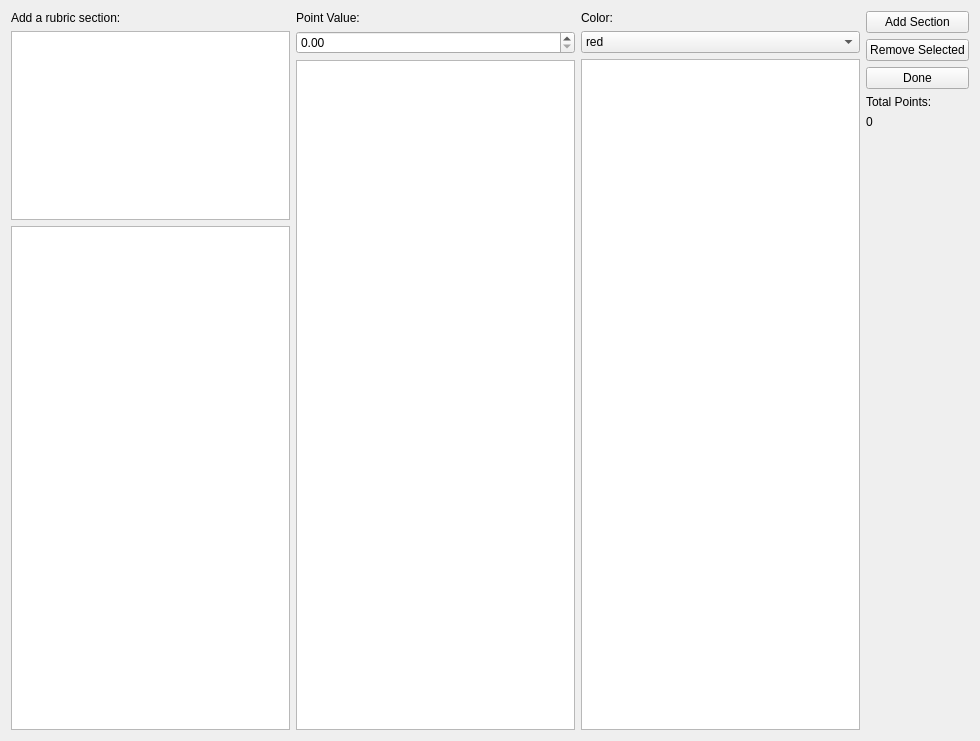
<?xml version="1.0" encoding="UTF-8"?>
<ui version="4.0">
 <class>Widget</class>
 <widget class="QWidget" name="Widget">
  <property name="geometry">
   <rect>
    <x>0</x>
    <y>0</y>
    <width>980</width>
    <height>741</height>
   </rect>
  </property>
  <property name="windowTitle">
   <string>Widget</string>
  </property>
  <layout class="QHBoxLayout" name="horizontalLayout">
   <item>
    <layout class="QVBoxLayout" name="verticalLayout_3">
     <item>
      <widget class="QLabel" name="label">
       <property name="text">
        <string>Add a rubric section:</string>
       </property>
      </widget>
     </item>
     <item>
      <widget class="QTextEdit" name="textEdit">
       <property name="maximumSize">
        <size>
         <width>16777215</width>
         <height>189</height>
        </size>
       </property>
      </widget>
     </item>
     <item>
      <widget class="QListWidget" name="listWidget"/>
     </item>
    </layout>
   </item>
   <item>
    <layout class="QVBoxLayout" name="verticalLayout_7">
     <item>
      <widget class="QLabel" name="label_2">
       <property name="text">
        <string>Point Value:</string>
       </property>
      </widget>
     </item>
     <item>
      <widget class="QDoubleSpinBox" name="doubleSpinBox"/>
     </item>
     <item>
      <widget class="QListWidget" name="listWidget_2"/>
     </item>
    </layout>
   </item>
   <item>
    <layout class="QVBoxLayout" name="verticalLayout_2">
     <item>
      <layout class="QVBoxLayout" name="verticalLayout">
       <item>
        <widget class="QLabel" name="label_3">
         <property name="text">
          <string>Color:</string>
         </property>
        </widget>
       </item>
       <item>
        <widget class="QComboBox" name="comboBox">
         <item>
          <property name="text">
           <string>red</string>
          </property>
         </item>
         <item>
          <property name="text">
           <string>blue</string>
          </property>
         </item>
         <item>
          <property name="text">
           <string>green</string>
          </property>
         </item>
         <item>
          <property name="text">
           <string>purple</string>
          </property>
         </item>
         <item>
          <property name="text">
           <string>orange</string>
          </property>
         </item>
         <item>
          <property name="text">
           <string>pink</string>
          </property>
         </item>
        </widget>
       </item>
      </layout>
     </item>
     <item>
      <widget class="QListWidget" name="listWidget_3"/>
     </item>
    </layout>
   </item>
   <item>
    <layout class="QVBoxLayout" name="verticalLayout_6">
     <item>
      <layout class="QVBoxLayout" name="verticalLayout_4">
       <item>
        <widget class="QPushButton" name="pushButton">
         <property name="text">
          <string>Add Section</string>
         </property>
        </widget>
       </item>
       <item>
        <widget class="QPushButton" name="pushButton_3">
         <property name="text">
          <string>Remove Selected</string>
         </property>
        </widget>
       </item>
       <item>
        <widget class="QPushButton" name="pushButton_2">
         <property name="text">
          <string>Done</string>
         </property>
        </widget>
       </item>
      </layout>
     </item>
     <item>
      <layout class="QVBoxLayout" name="verticalLayout_5">
       <item>
        <widget class="QLabel" name="label_4">
         <property name="text">
          <string>Total Points:</string>
         </property>
        </widget>
       </item>
       <item>
        <widget class="QLabel" name="label_5">
         <property name="text">
          <string>0</string>
         </property>
        </widget>
       </item>
      </layout>
     </item>
     <item>
      <spacer name="verticalSpacer_2">
       <property name="orientation">
        <enum>Qt::Vertical</enum>
       </property>
       <property name="sizeHint" stdset="0">
        <size>
         <width>20</width>
         <height>88</height>
        </size>
       </property>
      </spacer>
     </item>
    </layout>
   </item>
  </layout>
  <zorder>label</zorder>
  <zorder>layoutWidget</zorder>
  <zorder>listWidget_2</zorder>
  <zorder>layoutWidget_2</zorder>
  <zorder>listWidget</zorder>
  <zorder>label_4</zorder>
  <zorder>label_2</zorder>
  <zorder>textEdit</zorder>
  <zorder>label_5</zorder>
  <zorder>doubleSpinBox</zorder>
  <zorder>pushButton</zorder>
  <zorder>pushButton</zorder>
  <zorder>verticalSpacer</zorder>
  <zorder>verticalSpacer_2</zorder>
 </widget>
 <layoutdefault spacing="6" margin="11"/>
 <resources/>
 <connections/>
</ui>
